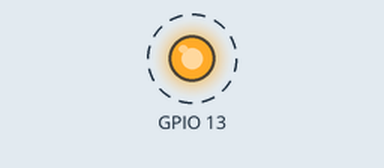
Simulated run of this sketch. Board: ESP8266 (NodeMCU). Shown: output pins drawn as LEDs (lit = HIGH). Dashed ring = blinking.

Above: at 0.5 s.
Timing chart, 0 to 4.6 s (numbered marks = the images above):
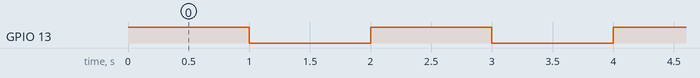

Measured:
- by itself, GPIO 13: alternates HIGH for 1.0 s and LOW for 1.0 s

The sketch:

8266_pin_test.ino
```cpp
void setup() {
  Serial.begin(9600);
  pinMode(13,OUTPUT);
}

void loop() {
    digitalWrite(13,HIGH);
    delay(1000);
    digitalWrite(13,LOW);
    delay(1000);
}
```
